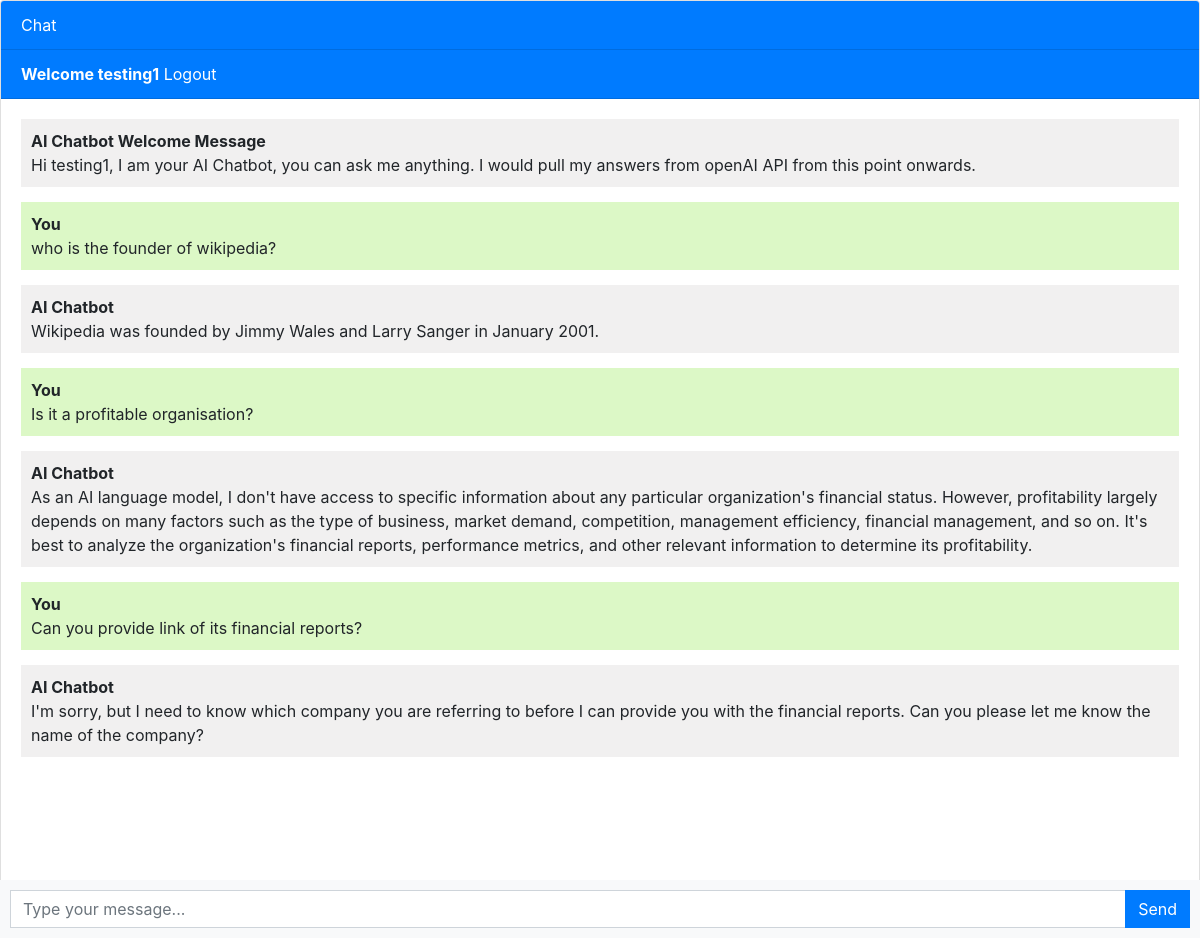
/ (signed in), run on the app's committed database.
### AIchatbotapp/models.py (models this page shows, shortened)
class Chat(models.Model):
	user = models.ForeignKey(User, on_delete=models.CASCADE)
	message = models.TextField()
	response = models.TextField()
	created_at = models.DateTimeField(auto_now_add =True)

### AIchatbotapp/views.py (the view)
# urls.py: path('', views.AIchatbot, name='AIchatbot'),
def AIchatbot(request):
	prevChats = Chat.objects.filter(user = request.user)
	if request.method == 'POST':
		message = request.POST.get('message')
		response = ask_openai(message)
		chat = Chat(user=request.user, message = message, response = response, created_at = timezone.now())
		chat.save()
		return JsonResponse({'message': message, 'response':response})
	return render(request, 'AIchatbot.html', {'prevChats':prevChats})

### templates/AIchatbot.html (shortened to what this page needs)
{% extends 'base.html' %}
{% block content %}
<div class="chat-container">
  <div class="card flex-grow-1">
    <div class="card-header bg-primary text-white">Chat</div>
    {% if user.is_authenticated%}
    <div class="card-header bg-primary text-white"><b> Welcome {{user.username}}</b>   <a style = "color : white" href = "logout">Logout</a></div>
    {%else%}
    <div class="card-header bg-primary text-white"><a style = "color : white" href = "login">Login</a>   <a style = "color : white" href = "register">Register</a></div>
    {%endif%}
    <div class="card-body messages-box">
      <ul class="list-unstyled messages-list">
        <li class="message received">
          <div class="message-text">
            <div class="message-sender">
              <b>AI Chatbot Welcome Message</b>
            </div>
            <div class="message-content">
              Hi {{user.username}}, I am your AI Chatbot, you can ask me anything. I would pull my answers from
              openAI API from this point onwards.
            </div>
          </div>
        </li>
        {%for chat in prevChats%}
          {%if chat.user == request.user%}
           <li class="message sent">
          <div class="message-text">
            <div class="message-sender">
              <b>You</b>
            </div>
            <div class="message-content">
              {{chat.message}}
            </div>
          </div>
        </li>
          <li class="message received">
            <div class="message-text">
              <div class="message-sender">
                <b>AI Chatbot</b>
              </div>
              <div class="message-content">
                {{chat.response}}
              </div>
            </div>
          </li>
          {%endif%}
        {%endfor%}
      </ul>
    </div>
    <br><br>
    <br><br>
    <br><br>
  </div>
  <form class="message-form">
    <div class="input-group">
      <input type="text" class="form-control message-input" placeholder="Type your message...">
      <div class="input-group-append">
        <button type="submit" class="btn btn-primary btn-send">Send</button>
      </div>
    </div>
  </form>
</div>
{% endblock %}

### templates/AIchatbot.html (style rules this page uses)
body, html { height: 100%; }
.messages-box { flex: 1; overflow-y: auto; }
.messages-list { padding-left: 0; }
.message { margin-bottom: 15px; list-style: none; }
.message-text { padding: 10px; border-radius: 5px; }
.sent { background-color: #dcf8c6; align-self: flex-end; }
.received { background-color: #f1f0f0; align-self: flex-start; }
.message-form { display: flex; position: fixed; bottom: 0; left: 0; right: 0; padding: 10px; background-color: #f8f9fa; }
.message-input { flex: 1; border-radius: 0; border-right: none; }
.btn-send { border-radius: 0; }
.chat-container { height: 100%; display: flex; flex-direction: column; }

### data on the page
Chat: message "who is the founder of wikipedia?", response "Wikipedia was founded by Jimmy Wales and Larry Sanger in January 2001."
Chat: message "Is it a profitable organisation?", response "As an AI language model, I don't have access to specific information about any particular organization's financial status. However, profitability largely depends on many factors such as the type of business, market demand, competition, management efficiency, financial management, and so on. It's best to analyze the organization's financial reports, performance metrics, and other relevant information to determine its profitability."
Chat: message "Can you provide link of its financial reports?", response "I'm sorry, but I need to know which company you are referring to before I can provide you with the financial reports. Can you please let me know the name of the company?"

### other printed values
{{ user.username }} "testing1"
